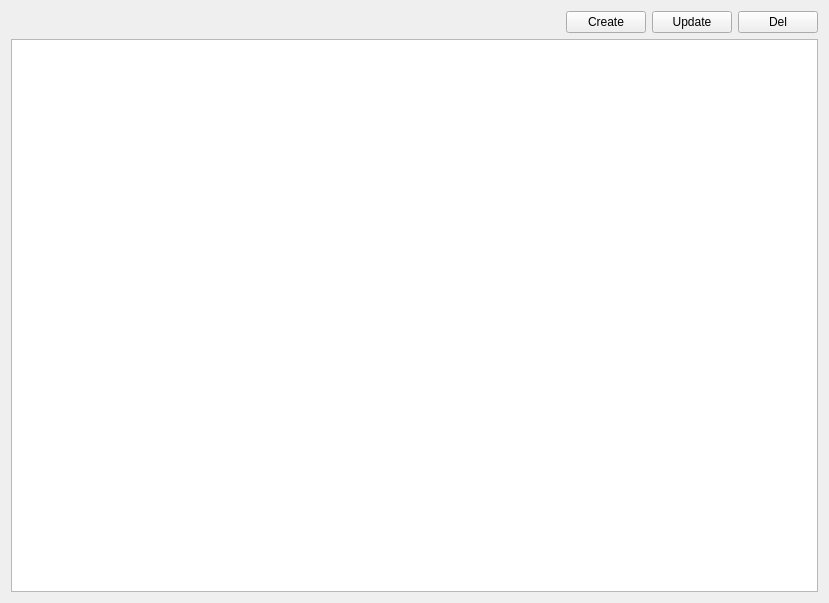
<?xml version="1.0" encoding="UTF-8"?>
<!--

Copyright (C) 2025 Davyd Stalytenko
SPDX-License-Identifier: GPL-3.0-only

This file is part of SchooliesCave.

SchooliesCave is free software: you can redistribute it and/or modify it under the terms
of the GNU General Public License as published by the Free Software Foundation, version 3
of the License only.

SchooliesCave is distributed in the hope that it will be useful, but WITHOUT ANY WARRANTY;
without even the implied warranty of MERCHANTABILITY or FITNESS FOR A PARTICULAR PURPOSE.
See the GNU General Public License for more details.

You should have received a copy of the GNU General Public License along with SchooliesCave.
If not, see <https://www.gnu.org/licenses/>.

-->
<ui version="4.0">
 <class>PersonsModule</class>
 <widget class="QWidget" name="PersonsModule">
  <property name="geometry">
   <rect>
    <x>0</x>
    <y>0</y>
    <width>829</width>
    <height>603</height>
   </rect>
  </property>
  <property name="windowTitle">
   <string>Form</string>
  </property>
  <layout class="QVBoxLayout" name="verticalLayout_2">
   <item>
    <layout class="QHBoxLayout" name="menuLayout">
     <item>
      <spacer name="horizontalSpacer">
       <property name="orientation">
        <enum>Qt::Horizontal</enum>
       </property>
       <property name="sizeHint" stdset="0">
        <size>
         <width>40</width>
         <height>20</height>
        </size>
       </property>
      </spacer>
     </item>
     <item>
      <widget class="QPushButton" name="createPerson">
       <property name="text">
        <string>Create</string>
       </property>
      </widget>
     </item>
     <item>
      <widget class="QPushButton" name="updatePersons">
       <property name="text">
        <string>Update</string>
       </property>
      </widget>
     </item>
     <item>
      <widget class="QPushButton" name="deletePerson">
       <property name="text">
        <string>Del</string>
       </property>
      </widget>
     </item>
    </layout>
   </item>
   <item>
    <layout class="QVBoxLayout" name="bottomlayout">
     <item>
      <widget class="QListView" name="personsList"/>
     </item>
    </layout>
   </item>
  </layout>
 </widget>
 <resources/>
 <connections/>
</ui>
